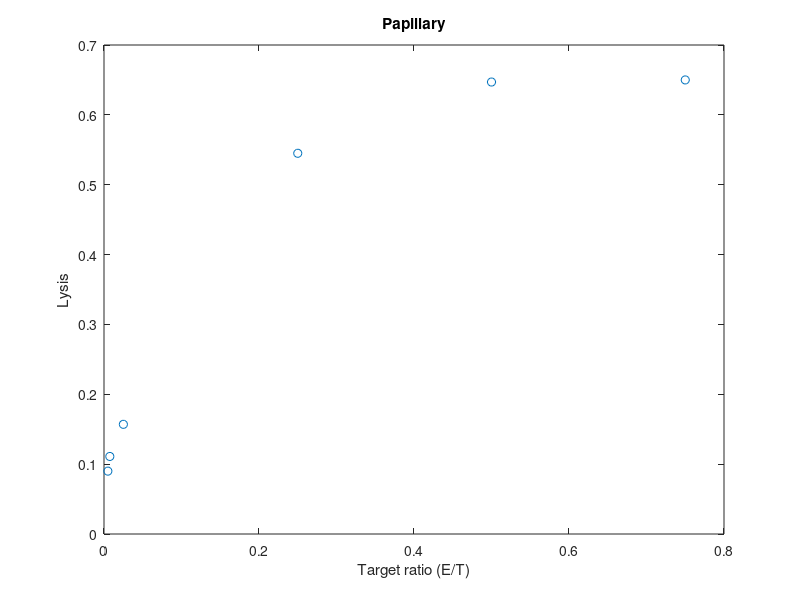
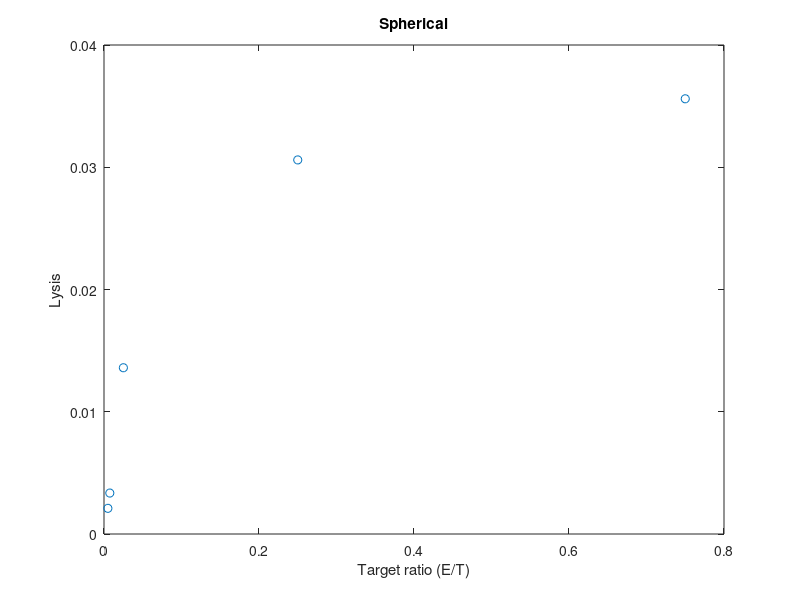
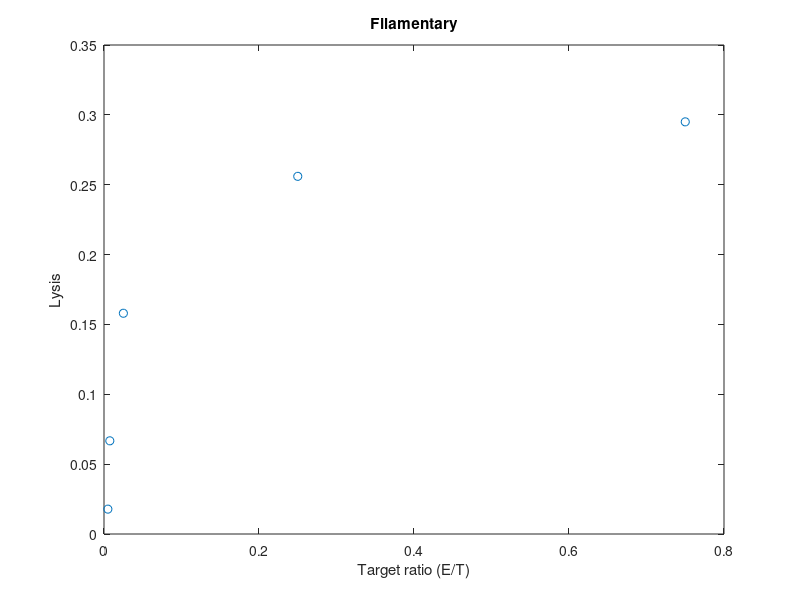

The MATLAB script that drew these images, in order:

figure;
fig = plot([0.005,0.0075,0.025,0.25, 0.5, 0.75],[0.09,0.111,0.157,0.545, 0.647, 0.65],'o'); % pPapillary
xlabel('Target ratio (E/T)');
ylabel('Lysis');
title('Papillary');
saveas(fig,'Papillary-lysis-ratio','png');

figure;
fig = plot([0.005, 0.0075, 0.025, 0.25, 0.75],[0.0021, 0.00335,0.0136,0.0306, 0.0356],'o'); % Spherical
xlabel('Target ratio (E/T)');
ylabel('Lysis');
title('Spherical');
saveas(fig,'Spherical-lysis-ratio','png');

figure;
fig = plot([0.005,0.0075,0.025, 0.25, 0.75],[0.0178,0.0667,0.158,0.256,0.295],'o') %Filamentary
xlabel('Target ratio (E/T)');
ylabel('Lysis');
title('Filamentary');
saveas(fig,'Filamentary-lysis-ratio','png');

